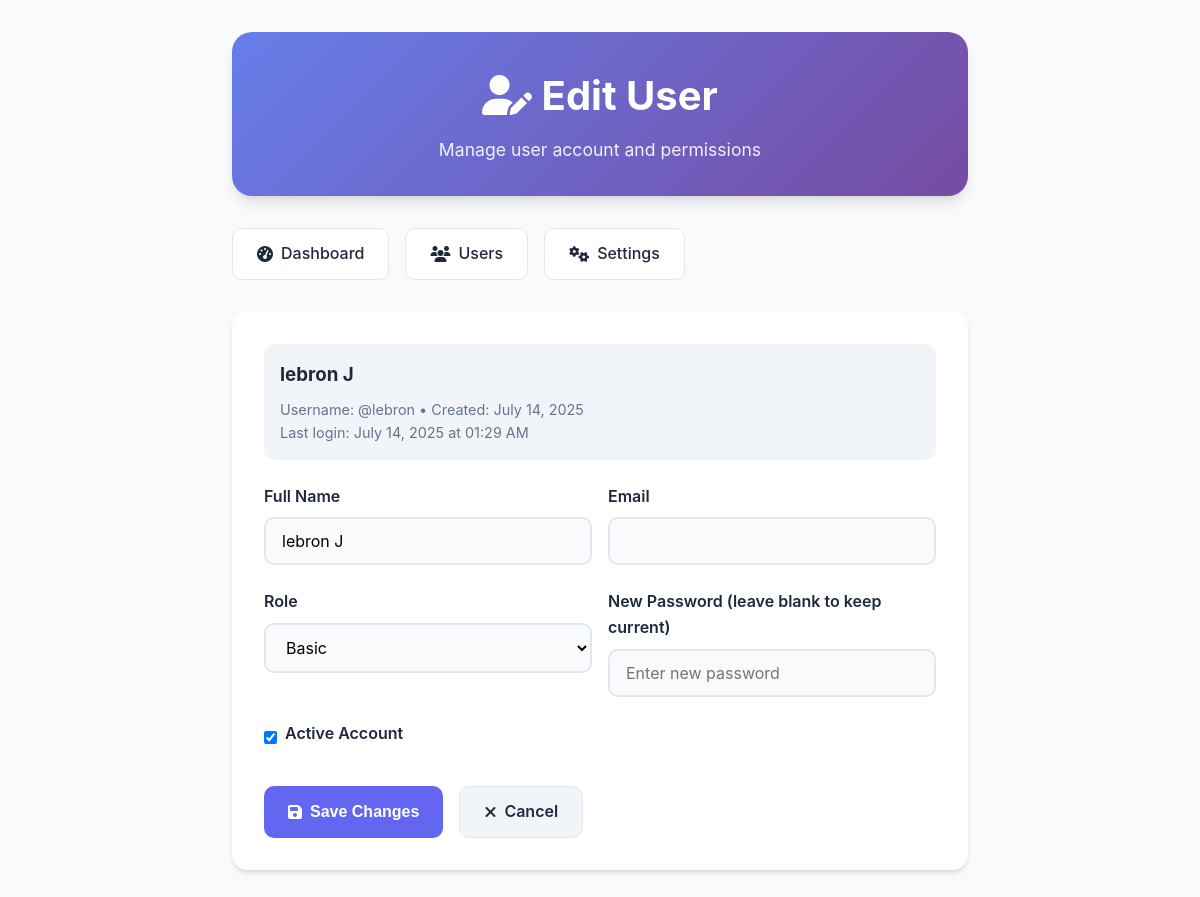
Page /admin/user/2 (signed in) on the committed database.
### models.py (models this page shows, shortened)
class User(UserMixin, db.Model):
    __tablename__ = 'users'
    id = db.Column(db.Integer, primary_key=True)
    username = db.Column(db.String(80), unique=True, nullable=False)
    email = db.Column(db.String(120), unique=True, nullable=True)
    password_hash = db.Column(db.String(255), nullable=False)
    name = db.Column(db.String(100), nullable=False)
    role = db.Column(db.Enum(UserRole), default=UserRole.BASIC, nullable=False)
    avatar_url = db.Column(db.String(255), nullable=True)
    bio = db.Column(db.Text, nullable=True)
    is_active = db.Column(db.Boolean, default=True, nullable=False)
    created_at = db.Column(db.DateTime, default=datetime.utcnow, nullable=False)
    last_login = db.Column(db.DateTime, nullable=True)
    chat_sessions = db.relationship('ChatSession', backref='user', lazy=True, cascade='all, delete-orphan')
    def has_role(self, role):
        role_hierarchy = {
            UserRole.ADMIN: 4,
            UserRole.MODERATOR: 3,
            UserRole.PREMIUM: 2,
            UserRole.BASIC: 1
        }
        return role_hierarchy.get(self.role, 0) >= role_hierarchy.get(role, 0)

### app.py (the view)
        def decorated_function(*args, **kwargs):
            if not current_user.is_authenticated:
                return redirect(url_for('login'))
            if not current_user.has_role(role):
                flash('Access denied. Insufficient permissions.', 'error')
                return redirect(url_for('index'))
            return f(*args, **kwargs)

### app.py (called while the page is built, shortened)
@login_manager.user_loader
def load_user(user_id):
    return User.query.get(int(user_id))

def require_role(role):
    def decorator(f):
        def decorated_function(*args, **kwargs):
            if not current_user.is_authenticated:
                return redirect(url_for('login'))
            if not current_user.has_role(role):
                flash('Access denied. Insufficient permissions.', 'error')
                return redirect(url_for('index'))
            return f(*args, **kwargs)
        decorated_function.__name__ = f.__name__
        return decorated_function
    return decorator

@app.route('/admin/user/<int:user_id>', methods=['GET', 'POST'])
@login_required
@require_role(UserRole.ADMIN)
def admin_edit_user(user_id):
    user = User.query.get_or_404(user_id)
    return render_template('admin/edit_user.html', user=user, roles=UserRole)

### templates/admin/edit_user.html (shortened to what this page needs)
<!DOCTYPE html>
<html lang="en">
<head>
  <link href="https://cdnjs.cloudflare.com/ajax/libs/font-awesome/6.4.0/css/all.min.css" rel="stylesheet">
</head>
<body>
  <div class="container">
    <div class="header">
      <h1><i class="fas fa-user-edit"></i> Edit User</h1>
      <p>Manage user account and permissions</p>
    </div>
    <div class="nav-bar">
      <a href="{{ url_for('admin_dashboard') }}" class="nav-btn">
        <i class="fas fa-tachometer-alt"></i> Dashboard
      </a>
      <a href="{{ url_for('admin_users') }}" class="nav-btn">
        <i class="fas fa-users"></i> Users
      </a>
      <a href="{{ url_for('admin_settings') }}" class="nav-btn">
        <i class="fas fa-cogs"></i> Settings
      </a>
    </div>
    <div class="form-card">
      <div class="user-info">
        <h3>{{ user.name }}</h3>
        <p>Username: @{{ user.username }} • Created: {{ user.created_at.strftime('%B %d, %Y') }}</p>
        {% if user.last_login %}
        <p>Last login: {{ user.last_login.strftime('%B %d, %Y at %I:%M %p') }}</p>
        {% endif %}
      </div>
      <form method="POST">
        <div class="form-row">
          <div class="form-group">
            <label for="name">Full Name</label>
            <input type="text" id="name" name="name" value="{{ user.name }}" required>
          </div>
          <div class="form-group">
            <label for="email">Email</label>
            <input type="email" id="email" name="email" value="{{ user.email or '' }}">
          </div>
        </div>
        <div class="form-row">
          <div class="form-group">
            <label for="role">Role</label>
            <select id="role" name="role" required>
              {% for role in roles %}
              <option value="{{ role.value }}" {% if user.role == role %}selected{% endif %}>
                {{ role.value.title() }}
              </option>
              {% endfor %}
            </select>
          </div>
          <div class="form-group">
            <label for="password">New Password (leave blank to keep current)</label>
            <input type="password" id="password" name="password" placeholder="Enter new password">
          </div>
        </div>
        <div class="form-group">
          <div class="checkbox-group">
            <input type="checkbox" id="is_active" name="is_active" {% if user.is_active %}checked{% endif %}>
            <label for="is_active">Active Account</label>
          </div>
        </div>
        <div class="form-actions">
          <button type="submit" class="btn btn-primary">
            <i class="fas fa-save"></i> Save Changes
          </button>
          <a href="{{ url_for('admin_users') }}" class="btn btn-secondary">
            <i class="fas fa-times"></i> Cancel
          </a>
        </div>
      </form>
    </div>
  </div>
</body>
</html>

### templates/admin/edit_user.html (style rules this page uses)
:root { --primary: #6366f1; --primary-dark: #4f46e5; --primary-light: #818cf8; --secondary: #f8fafc; --accent: #e0e7ff; --text-primary: #1e293b; --text-secondary: #64748b; --text-muted: #94a3b8; --border: #e2e8f0; --border-light: #f1f5f9; --success: #10b981; --error: #ef4444; --warning: #f59e0b; --bg-gradient: linear-gradient(135deg, #667eea 0%, #764ba2 100%); --shadow-sm: 0 1px 2px 0 rgb(0 0 0 / 0.05); --shadow-md: 0 4px 6px -1px rgb(0 0 0 / 0.1), 0 2px 4px -2px rgb(0 0 0 / 0.1); --shadow-lg: 0 10px 15px -3px rgb(0 0 0 / 0.1), 0 4px 6px -4px rgb(0 0 0 / 0.1); --shadow-xl: 0 20px 25px -5px rgb(0 0 0 / 0.1), 0 8px 10px -6px rgb(0 0 0 / 0.1); }
* { margin: 0; padding: 0; box-sizing: border-box; }
body { font-family: -apple-system, BlinkMacSystemFont, 'Segoe UI', Roboto, 'Helvetica Neue', Arial, sans-serif; background: var(--secondary); color: var(--text-primary); line-height: 1.6; }
.container { max-width: 800px; margin: 0 auto; padding: 2rem; }
.header { background: var(--bg-gradient); color: white; padding: 2rem; border-radius: 20px; margin-bottom: 2rem; text-align: center; box-shadow: var(--shadow-lg); }
.header h1 { font-size: 2.5rem; margin-bottom: 0.5rem; }
.header p { opacity: 0.9; font-size: 1.1rem; }
.nav-bar { display: flex; gap: 1rem; margin-bottom: 2rem; flex-wrap: wrap; }
.nav-btn { padding: 0.75rem 1.5rem; background: white; border: 1px solid var(--border); border-radius: 10px; text-decoration: none; color: var(--text-primary); font-weight: 500; transition: all 0.2s ease; display: flex; align-items: center; gap: 0.5rem; }
.form-card { background: white; border-radius: 15px; padding: 2rem; box-shadow: var(--shadow-md); }
.form-group { margin-bottom: 1.5rem; }
.form-group label { display: block; margin-bottom: 0.5rem; font-weight: 600; color: var(--text-primary); }
.form-group input, .form-group select { width: 100%; padding: 0.75rem 1rem; border: 2px solid var(--border); border-radius: 10px; font-size: 1rem; font-family: inherit; transition: all 0.2s ease; background: var(--secondary); }
.form-row { display: grid; grid-template-columns: 1fr 1fr; gap: 1rem; }
.checkbox-group { display: flex; align-items: center; gap: 0.5rem; }
.checkbox-group input[type="checkbox"] { width: auto; margin: 0; }
.btn { padding: 0.75rem 1.5rem; border: none; border-radius: 10px; font-size: 1rem; font-weight: 600; cursor: pointer; text-decoration: none; display: inline-flex; align-items: center; gap: 0.5rem; transition: all 0.2s ease; }
.btn-primary { background: var(--primary); color: white; }
.btn-secondary { background: var(--border-light); color: var(--text-primary); border: 1px solid var(--border); }
.form-actions { display: flex; gap: 1rem; margin-top: 2rem; }
.user-info { background: var(--border-light); padding: 1rem; border-radius: 10px; margin-bottom: 1.5rem; }
.user-info h3 { margin-bottom: 0.5rem; color: var(--text-primary); }
.user-info p { color: var(--text-secondary); font-size: 0.9rem; }

### rows in the picture
User: name "lebron J", username "lebron", created_at "July 14, 2025", last_login "July 14, 2025 at 01:29 AM", role "Basic", is_active "☑"
